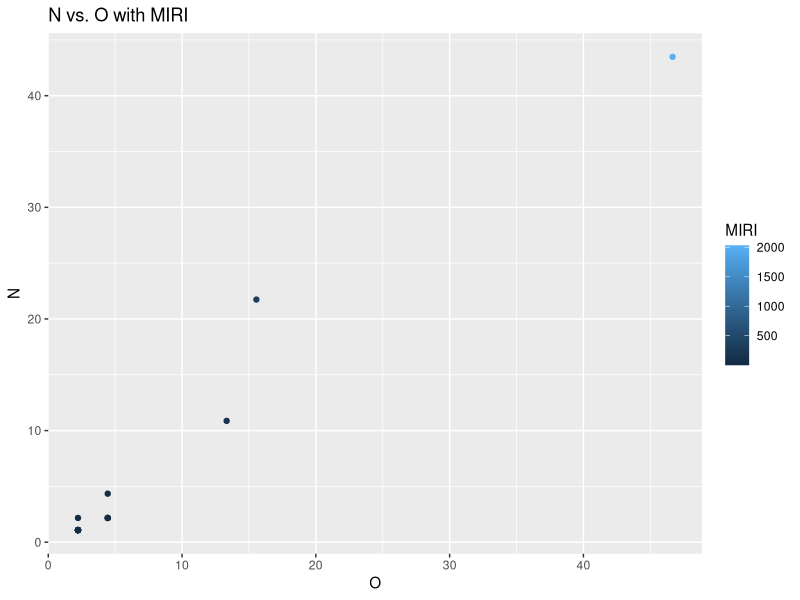
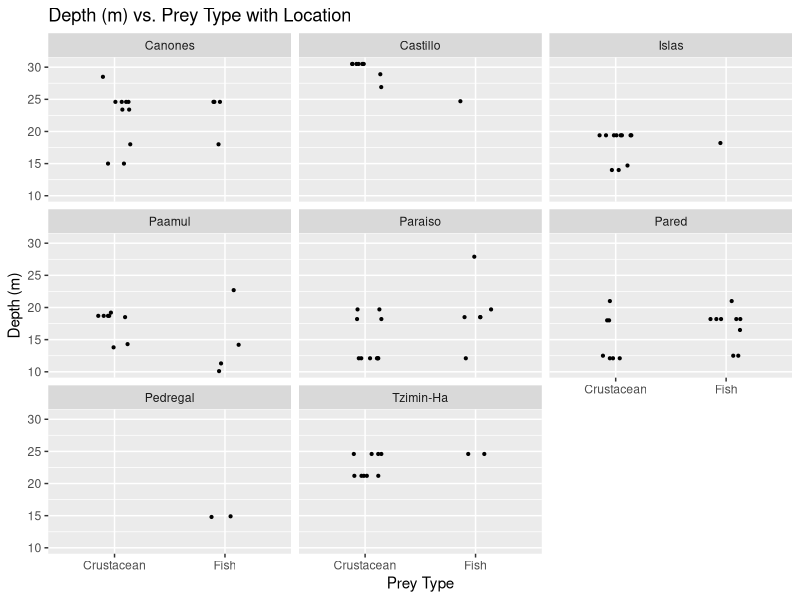

Source code (R) for these figures, in order:
## ---- chunk 1
knitr::opts_chunk$set(echo = TRUE)
## ---- chunk 2
library(tidyverse)
## ---- chunk 3
type = c("Callinectes_sapidus", "Lysmata_sp", "Mysidium_spp", "Gonodactylus_smithii")

lionfish <- read.csv("data/Updated_RMP_Lionfish.csv") %>% 
  select(id, site, location, latitude, longitude, depth, total_length, stomach_length, stomach_weight, item_no, genus_species, item_total_length, item_weight) %>% 
  mutate(type = ifelse(genus_species %in% type, "Crustacean", "Fish"),
         genus_species = str_replace(genus_species, pattern = "_", replacement = " ")) %>% 
  filter(!genus_species %in% c("unid", "empty"))
## ---- chunk 4
N <- lionfish %>% 
  mutate(total_s = length(unique(genus_species)),
         total_n = length(genus_species),
         total_stomachs = length(unique(id))) %>% 
  group_by(genus_species, total_s, total_n, total_stomachs) %>% 
  summarize(n = n()) %>% 
  ungroup() %>% 
  mutate(N = n / total_n * 100) %>% 
  select(genus_species, N)
## ---- chunk 5
lionfish %>% 
  mutate(total_stomachs = length(unique(id))) %>% 
  group_by(genus_species, id, total_stomachs) %>% 
  summarize(n()) %>% 
  group_by(genus_species, total_stomachs) %>% 
  summarize(n = n()) %>% 
  ungroup() %>% 
  mutate(O = n / total_stomachs * 100) %>% 
  select(genus_species, O) %>% 
  left_join(N, by = "genus_species") %>% 
  mutate(MIRI = O * N) %>% 
  arrange(desc(MIRI)) %>% 
  mutate(rMIRI = MIRI / sum(MIRI) * 100)
## ---- chunk 6
lionfish %>% 
  mutate(total_stomachs = length(unique(id))) %>% 
  group_by(genus_species, id, total_stomachs) %>% 
  summarize(n()) %>% 
  group_by(genus_species, total_stomachs) %>% 
  summarize(n = n()) %>% 
  ungroup() %>% 
  mutate(O = n / total_stomachs * 100) %>% 
  select(genus_species, O) %>% 
  left_join(N, by = "genus_species") %>% 
  mutate(MIRI = O * N) %>% 
  arrange(desc(MIRI)) %>% 
  mutate(rMIRI = MIRI / sum(MIRI) * 100) %>% 
  ggplot(mapping = aes(x = O, y = N)) +
  geom_point(mapping = aes(color = MIRI)) +
  ggtitle("N vs. O with MIRI")
## ---- chunk 7
ggplot(data = lionfish, mapping = aes(x = type, y = depth)) +
  geom_jitter(mapping = aes(), size = .75, shape = 19, height = 0, width = .15) +
  facet_wrap(~location) +
  labs(x = "Prey Type", y = "Depth (m)") +
  ggtitle("Depth (m) vs. Prey Type with Location") +
  scale_color_discrete(name = "Location")
